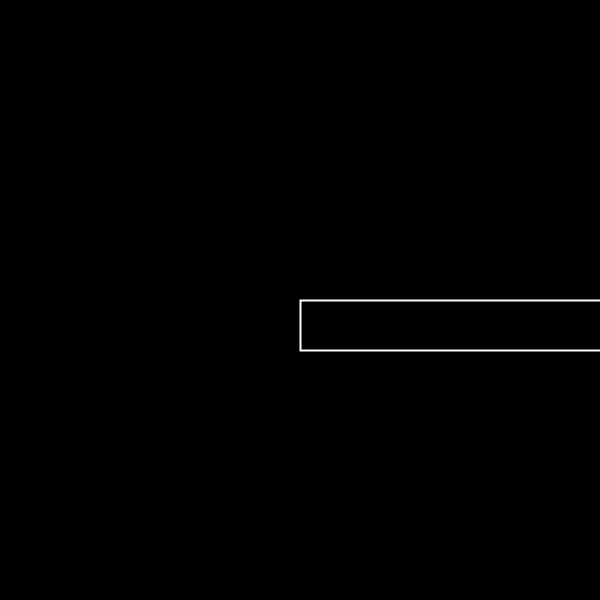
Frame 1 (no input)
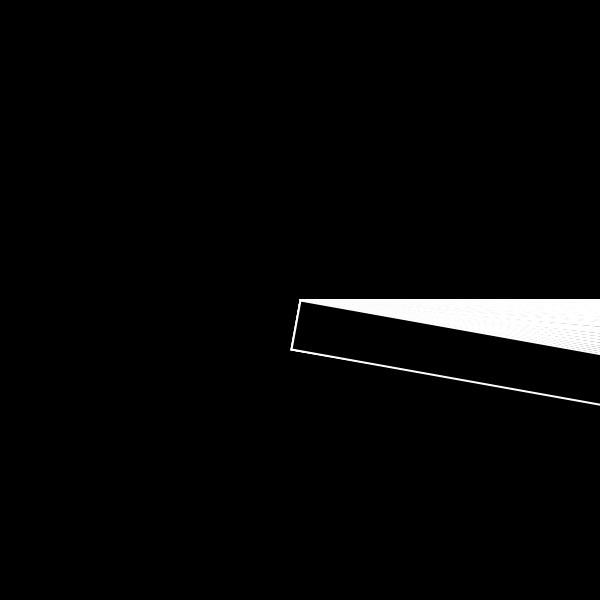
Frame 60 (the mouse pressed at the canvas centre just before this capture)
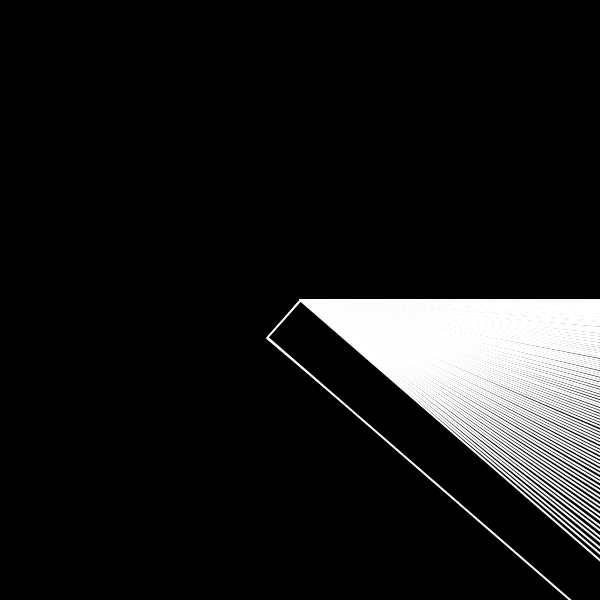
Frame 120 (the mouse held since frame 60 and released just before this capture)

The Processing sketch that drew these frames (run headless with seeded random() and noise(); from frame 60 on, the mouse is pressed at the canvas centre):

// Processing sketch: oscillation_3
// ── oscillation_3.pde

float loc = 0.0;
float acc = 0.0001;
float velo = 0.0;
void setup()
{
  background(0);
  
  
  size(600, 600);
}
void draw()
{
  loc += velo;
  velo += acc;

 fill(0);
    strokeWeight(2);
    stroke(255);
    translate(width/2, height/2);
    rotate(loc);
    rect(0, 0, 500, 50);

}
